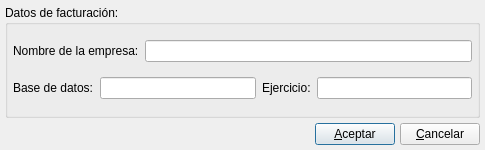
<ui version="4.0" >
 <class>nuevafactbase</class>
 <widget class="QDialog" name="nuevafactbase" >
  <property name="geometry" >
   <rect>
    <x>0</x>
    <y>0</y>
    <width>485</width>
    <height>150</height>
   </rect>
  </property>
  <property name="minimumSize" >
   <size>
    <width>485</width>
    <height>150</height>
   </size>
  </property>
  <property name="windowTitle" >
   <string>Nueva facturación</string>
  </property>
  <layout class="QVBoxLayout" >
   <property name="margin" >
    <number>5</number>
   </property>
   <property name="spacing" >
    <number>5</number>
   </property>
   <item>
    <widget class="QGroupBox" name="groupBox" >
     <property name="title" >
      <string>Datos de facturación:</string>
     </property>
     <layout class="QVBoxLayout" >
      <property name="margin" >
       <number>5</number>
      </property>
      <property name="spacing" >
       <number>5</number>
      </property>
      <item>
       <layout class="QHBoxLayout" >
        <property name="margin" >
         <number>0</number>
        </property>
        <property name="spacing" >
         <number>6</number>
        </property>
        <item>
         <widget class="QLabel" name="TextLabel1" >
          <property name="text" >
           <string>Nombre de la empresa:</string>
          </property>
         </widget>
        </item>
        <item>
         <widget class="QLineEdit" name="nombreempresa" />
        </item>
       </layout>
      </item>
      <item>
       <layout class="QHBoxLayout" >
        <property name="margin" >
         <number>0</number>
        </property>
        <property name="spacing" >
         <number>6</number>
        </property>
        <item>
         <widget class="QLabel" name="TextLabel3" >
          <property name="text" >
           <string>Base de datos:</string>
          </property>
         </widget>
        </item>
        <item>
         <widget class="QLineEdit" name="bdempresa" />
        </item>
        <item>
         <widget class="QLabel" name="TextLabel2" >
          <property name="text" >
           <string>Ejercicio:</string>
          </property>
         </widget>
        </item>
        <item>
         <widget class="QLineEdit" name="ejercicioempresa" />
        </item>
       </layout>
      </item>
     </layout>
    </widget>
   </item>
   <item>
    <layout class="QHBoxLayout" >
     <property name="margin" >
      <number>0</number>
     </property>
     <property name="spacing" >
      <number>5</number>
     </property>
     <item>
      <spacer>
       <property name="orientation" >
        <enum>Qt::Horizontal</enum>
       </property>
       <property name="sizeType" >
        <enum>QSizePolicy::Expanding</enum>
       </property>
       <property name="sizeHint" >
        <size>
         <width>385</width>
         <height>16</height>
        </size>
       </property>
      </spacer>
     </item>
     <item>
      <widget class="QPushButton" name="PushButton1" >
       <property name="text" >
        <string>&amp;Aceptar</string>
       </property>
      </widget>
     </item>
     <item>
      <widget class="QPushButton" name="PushButton1_2" >
       <property name="text" >
        <string>&amp;Cancelar</string>
       </property>
      </widget>
     </item>
    </layout>
   </item>
  </layout>
 </widget>
 <layoutdefault spacing="6" margin="11" />
 <resources/>
 <connections/>
</ui>
